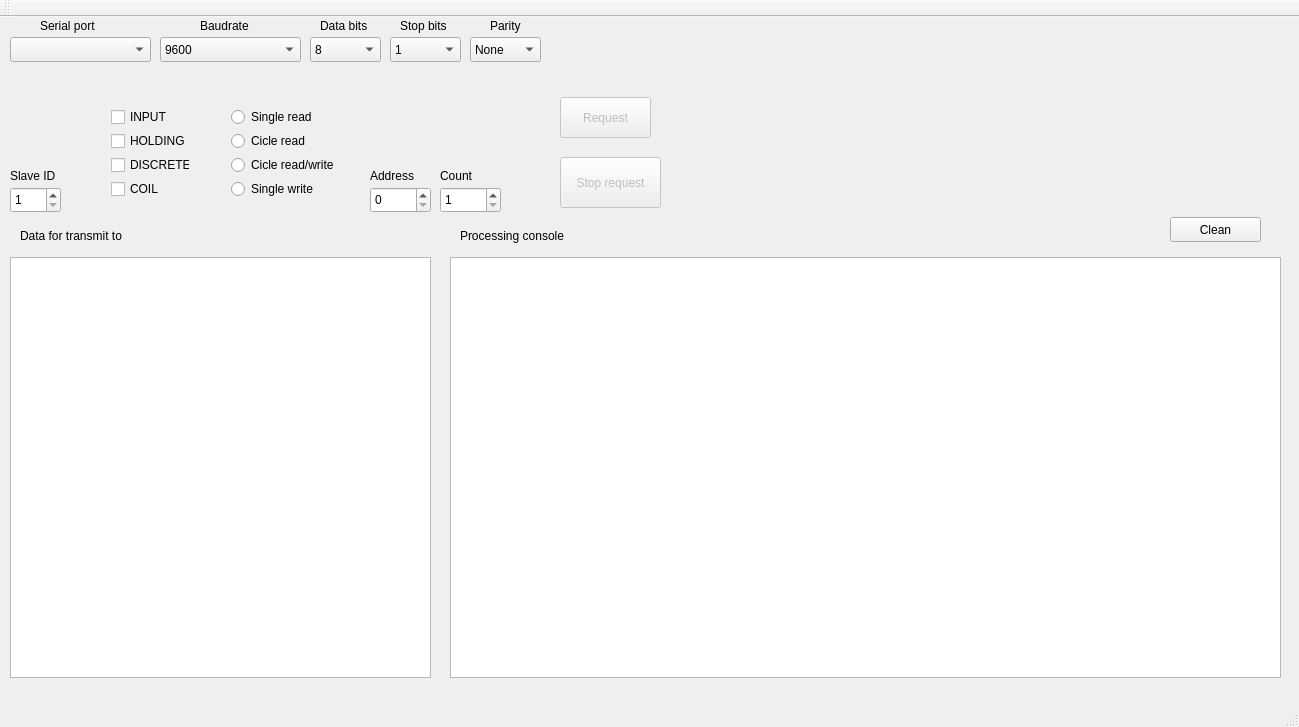
<?xml version="1.0" encoding="UTF-8"?>
<ui version="4.0">
 <class>MainWindow</class>
 <widget class="QMainWindow" name="MainWindow">
  <property name="geometry">
   <rect>
    <x>0</x>
    <y>0</y>
    <width>1299</width>
    <height>727</height>
   </rect>
  </property>
  <property name="windowTitle">
   <string>QMaster - Modbus RTU PC emulator</string>
  </property>
  <property name="windowIcon">
   <iconset theme=":/img/logo.png">
    <normaloff>.</normaloff>.</iconset>
  </property>
  <property name="autoFillBackground">
   <bool>false</bool>
  </property>
  <widget class="QWidget" name="centralWidget">
   <widget class="QComboBox" name="cbPort">
    <property name="geometry">
     <rect>
      <x>10</x>
      <y>20</y>
      <width>141</width>
      <height>25</height>
     </rect>
    </property>
   </widget>
   <widget class="QComboBox" name="cbBaud">
    <property name="geometry">
     <rect>
      <x>160</x>
      <y>20</y>
      <width>141</width>
      <height>25</height>
     </rect>
    </property>
    <item>
     <property name="text">
      <string>9600</string>
     </property>
    </item>
    <item>
     <property name="text">
      <string>19200</string>
     </property>
    </item>
    <item>
     <property name="text">
      <string>38400</string>
     </property>
    </item>
    <item>
     <property name="text">
      <string>57600</string>
     </property>
    </item>
    <item>
     <property name="text">
      <string>115200</string>
     </property>
    </item>
    <item>
     <property name="text">
      <string>125000</string>
     </property>
    </item>
    <item>
     <property name="text">
      <string>230400</string>
     </property>
    </item>
    <item>
     <property name="text">
      <string>250000</string>
     </property>
    </item>
    <item>
     <property name="text">
      <string>460800</string>
     </property>
    </item>
    <item>
     <property name="text">
      <string>500000</string>
     </property>
    </item>
    <item>
     <property name="text">
      <string>1000000</string>
     </property>
    </item>
    <item>
     <property name="text">
      <string>2000000</string>
     </property>
    </item>
   </widget>
   <widget class="QComboBox" name="cbDataBits">
    <property name="geometry">
     <rect>
      <x>310</x>
      <y>20</y>
      <width>71</width>
      <height>25</height>
     </rect>
    </property>
    <property name="currentIndex">
     <number>3</number>
    </property>
    <item>
     <property name="text">
      <string>5</string>
     </property>
    </item>
    <item>
     <property name="text">
      <string>6</string>
     </property>
    </item>
    <item>
     <property name="text">
      <string>7</string>
     </property>
    </item>
    <item>
     <property name="text">
      <string>8</string>
     </property>
    </item>
    <item>
     <property name="text">
      <string>9</string>
     </property>
    </item>
   </widget>
   <widget class="QComboBox" name="cbStopBits">
    <property name="geometry">
     <rect>
      <x>390</x>
      <y>20</y>
      <width>71</width>
      <height>25</height>
     </rect>
    </property>
    <item>
     <property name="text">
      <string>1</string>
     </property>
    </item>
    <item>
     <property name="text">
      <string>2</string>
     </property>
    </item>
   </widget>
   <widget class="QComboBox" name="cbParity">
    <property name="geometry">
     <rect>
      <x>470</x>
      <y>20</y>
      <width>71</width>
      <height>25</height>
     </rect>
    </property>
    <item>
     <property name="text">
      <string>None</string>
     </property>
    </item>
    <item>
     <property name="text">
      <string>Odd</string>
     </property>
    </item>
    <item>
     <property name="text">
      <string>Even</string>
     </property>
    </item>
   </widget>
   <widget class="QLabel" name="label">
    <property name="geometry">
     <rect>
      <x>40</x>
      <y>0</y>
      <width>71</width>
      <height>17</height>
     </rect>
    </property>
    <property name="text">
     <string>Serial port</string>
    </property>
   </widget>
   <widget class="QLabel" name="label_2">
    <property name="geometry">
     <rect>
      <x>200</x>
      <y>0</y>
      <width>71</width>
      <height>17</height>
     </rect>
    </property>
    <property name="text">
     <string>Baudrate</string>
    </property>
   </widget>
   <widget class="QLabel" name="label_3">
    <property name="geometry">
     <rect>
      <x>320</x>
      <y>0</y>
      <width>61</width>
      <height>17</height>
     </rect>
    </property>
    <property name="text">
     <string>Data bits</string>
    </property>
   </widget>
   <widget class="QLabel" name="label_4">
    <property name="geometry">
     <rect>
      <x>400</x>
      <y>0</y>
      <width>61</width>
      <height>17</height>
     </rect>
    </property>
    <property name="text">
     <string>Stop bits</string>
    </property>
   </widget>
   <widget class="QLabel" name="label_5">
    <property name="geometry">
     <rect>
      <x>490</x>
      <y>0</y>
      <width>41</width>
      <height>17</height>
     </rect>
    </property>
    <property name="text">
     <string>Parity</string>
    </property>
   </widget>
   <widget class="QSpinBox" name="sbSlaveID">
    <property name="geometry">
     <rect>
      <x>10</x>
      <y>170</y>
      <width>51</width>
      <height>26</height>
     </rect>
    </property>
    <property name="minimum">
     <number>1</number>
    </property>
    <property name="maximum">
     <number>32</number>
    </property>
   </widget>
   <widget class="QLabel" name="lSlaveID">
    <property name="geometry">
     <rect>
      <x>10</x>
      <y>150</y>
      <width>61</width>
      <height>17</height>
     </rect>
    </property>
    <property name="text">
     <string>Slave ID</string>
    </property>
   </widget>
   <widget class="QSpinBox" name="sbAddress">
    <property name="geometry">
     <rect>
      <x>370</x>
      <y>170</y>
      <width>61</width>
      <height>26</height>
     </rect>
    </property>
    <property name="minimum">
     <number>0</number>
    </property>
    <property name="maximum">
     <number>65536</number>
    </property>
    <property name="value">
     <number>0</number>
    </property>
   </widget>
   <widget class="QSpinBox" name="sbCount">
    <property name="geometry">
     <rect>
      <x>440</x>
      <y>170</y>
      <width>61</width>
      <height>26</height>
     </rect>
    </property>
    <property name="minimum">
     <number>1</number>
    </property>
    <property name="maximum">
     <number>65536</number>
    </property>
   </widget>
   <widget class="QLabel" name="slaveID_3">
    <property name="geometry">
     <rect>
      <x>370</x>
      <y>150</y>
      <width>61</width>
      <height>17</height>
     </rect>
    </property>
    <property name="text">
     <string>Address</string>
    </property>
   </widget>
   <widget class="QLabel" name="slaveID_4">
    <property name="geometry">
     <rect>
      <x>440</x>
      <y>150</y>
      <width>41</width>
      <height>17</height>
     </rect>
    </property>
    <property name="text">
     <string>Count</string>
    </property>
   </widget>
   <widget class="QTableWidget" name="tableData">
    <property name="geometry">
     <rect>
      <x>10</x>
      <y>240</y>
      <width>421</width>
      <height>421</height>
     </rect>
    </property>
    <property name="sizePolicy">
     <sizepolicy hsizetype="Expanding" vsizetype="Expanding">
      <horstretch>0</horstretch>
      <verstretch>0</verstretch>
     </sizepolicy>
    </property>
    <property name="sizeAdjustPolicy">
     <enum>QAbstractScrollArea::AdjustIgnored</enum>
    </property>
    <property name="rowCount">
     <number>0</number>
    </property>
    <property name="columnCount">
     <number>3</number>
    </property>
    <attribute name="horizontalHeaderVisible">
     <bool>false</bool>
    </attribute>
    <attribute name="horizontalHeaderHighlightSections">
     <bool>true</bool>
    </attribute>
    <attribute name="horizontalHeaderStretchLastSection">
     <bool>true</bool>
    </attribute>
    <attribute name="verticalHeaderVisible">
     <bool>false</bool>
    </attribute>
    <attribute name="verticalHeaderDefaultSectionSize">
     <number>21</number>
    </attribute>
    <attribute name="verticalHeaderStretchLastSection">
     <bool>false</bool>
    </attribute>
    <column>
     <property name="text">
      <string>Data type</string>
     </property>
    </column>
    <column>
     <property name="text">
      <string>Address</string>
     </property>
    </column>
    <column>
     <property name="text">
      <string>Value</string>
     </property>
    </column>
   </widget>
   <widget class="QPlainTextEdit" name="ptRawData">
    <property name="geometry">
     <rect>
      <x>450</x>
      <y>240</y>
      <width>831</width>
      <height>421</height>
     </rect>
    </property>
   </widget>
   <widget class="QLabel" name="label_6">
    <property name="geometry">
     <rect>
      <x>460</x>
      <y>210</y>
      <width>131</width>
      <height>17</height>
     </rect>
    </property>
    <property name="text">
     <string>Processing console</string>
    </property>
   </widget>
   <widget class="QPushButton" name="bRawDataClean">
    <property name="geometry">
     <rect>
      <x>1170</x>
      <y>200</y>
      <width>91</width>
      <height>25</height>
     </rect>
    </property>
    <property name="text">
     <string>Clean</string>
    </property>
   </widget>
   <widget class="QLabel" name="label_7">
    <property name="geometry">
     <rect>
      <x>20</x>
      <y>210</y>
      <width>141</width>
      <height>17</height>
     </rect>
    </property>
    <property name="text">
     <string>Data for transmit to</string>
    </property>
   </widget>
   <widget class="QPushButton" name="btn_request">
    <property name="enabled">
     <bool>false</bool>
    </property>
    <property name="geometry">
     <rect>
      <x>560</x>
      <y>80</y>
      <width>91</width>
      <height>41</height>
     </rect>
    </property>
    <property name="text">
     <string>Request</string>
    </property>
   </widget>
   <widget class="QPushButton" name="btn_stop_req">
    <property name="enabled">
     <bool>false</bool>
    </property>
    <property name="geometry">
     <rect>
      <x>560</x>
      <y>140</y>
      <width>101</width>
      <height>51</height>
     </rect>
    </property>
    <property name="text">
     <string>Stop request</string>
    </property>
   </widget>
   <widget class="QWidget" name="">
    <property name="geometry">
     <rect>
      <x>220</x>
      <y>80</y>
      <width>135</width>
      <height>112</height>
     </rect>
    </property>
    <layout class="QVBoxLayout" name="verticalLayout">
     <item>
      <widget class="QRadioButton" name="radio_single_r">
       <property name="text">
        <string>Single read</string>
       </property>
      </widget>
     </item>
     <item>
      <widget class="QRadioButton" name="radio_cicle_r">
       <property name="text">
        <string>Cicle read</string>
       </property>
      </widget>
     </item>
     <item>
      <widget class="QRadioButton" name="radio_cicle_rw">
       <property name="text">
        <string>Cicle read/write</string>
       </property>
      </widget>
     </item>
     <item>
      <widget class="QRadioButton" name="radio_single_w">
       <property name="text">
        <string>Single write</string>
       </property>
      </widget>
     </item>
    </layout>
   </widget>
   <widget class="QWidget" name="">
    <property name="geometry">
     <rect>
      <x>100</x>
      <y>80</y>
      <width>101</width>
      <height>112</height>
     </rect>
    </property>
    <layout class="QVBoxLayout" name="verticalLayout_2">
     <item>
      <widget class="QCheckBox" name="checkBox_inp">
       <property name="text">
        <string>INPUT</string>
       </property>
      </widget>
     </item>
     <item>
      <widget class="QCheckBox" name="checkBox_hold">
       <property name="text">
        <string>HOLDING</string>
       </property>
      </widget>
     </item>
     <item>
      <widget class="QCheckBox" name="checkBox_dis">
       <property name="text">
        <string>DISCRETE</string>
       </property>
      </widget>
     </item>
     <item>
      <widget class="QCheckBox" name="checkBox_coil">
       <property name="text">
        <string>COIL</string>
       </property>
      </widget>
     </item>
    </layout>
   </widget>
  </widget>
  <widget class="QMenuBar" name="menuBar">
   <property name="geometry">
    <rect>
     <x>0</x>
     <y>0</y>
     <width>1299</width>
     <height>22</height>
    </rect>
   </property>
  </widget>
  <widget class="QToolBar" name="mainToolBar">
   <attribute name="toolBarArea">
    <enum>TopToolBarArea</enum>
   </attribute>
   <attribute name="toolBarBreak">
    <bool>false</bool>
   </attribute>
  </widget>
  <widget class="QStatusBar" name="statusBar"/>
 </widget>
 <layoutdefault spacing="6" margin="11"/>
 <resources/>
 <connections/>
</ui>
